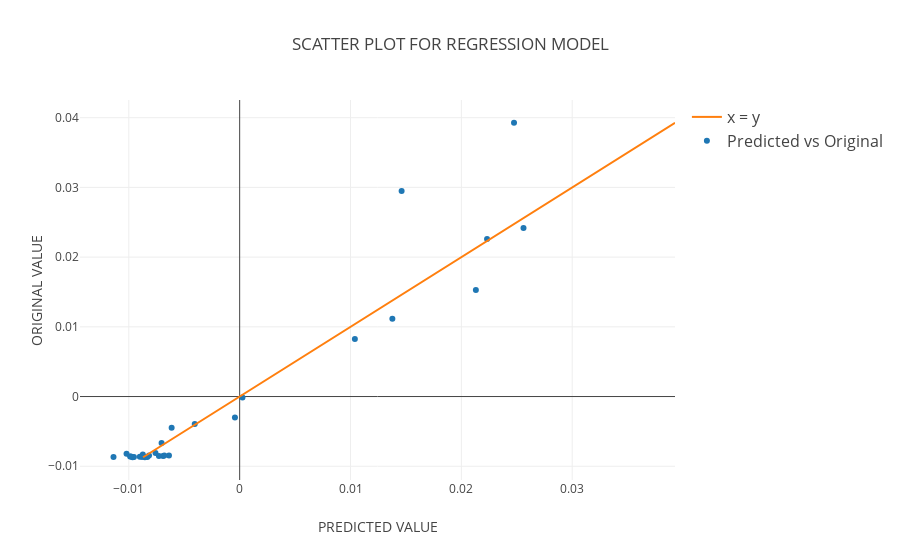

Source (notebook cell):
### Markdown cell above
## REGRESSION MODEL PLOT ##

### Code cell
trace1 = go.Scatter(
    x=reg.predict(X_test),
    y= Y_test,
    mode='markers',
    name = 'Predicted vs Original',
    line=dict(shape='linear')
)
trace2 = go.Scatter(
    x= Y_test,
    y= Y_test,
    mode='lines',
    name = 'x = y',
    line=dict(shape='linear')
)
data = [trace1, trace2]
layout = dict(
    title='SCATTER PLOT FOR REGRESSION MODEL',
    xaxis=dict(
        title='PREDICTED VALUE '
    ),
    yaxis=dict(
        title='ORIGINAL VALUE'
    ),
    legend=dict(
        traceorder='reversed',
        font=dict(size=16)
    )
)
fig = dict(data=data, layout=layout)
plot.iplot(fig, filename='PLANETARY_Regression Model')

### Figure 1 — Plotly figure (JSON) as saved in the notebook; plotly's stock layout.template omitted (floating-point values rounded to 4 significant figures)
{"data": [{"line": {"shape": "linear"}, "mode": "markers", "name": "Predicted vs Original", "type": "scatter", "x": [-0.008328, 0.01378, -0.01021, -0.00954, -0.008802, -0.008551, -0.006137, -0.007044, -0.009656, -0.008735, 0.02475, -0.00901, -0.006911, -0.008801, -0.009884, -0.004053, 0.01461, -0.006377, -0.007594, -0.007282, -0.0004255, 0.02232, 0.0002528, 0.01039, 0.02561, -0.006797, 0.02131, -0.009812, -0.01138, -0.008177], "y": [-0.008675, 0.01115, -0.008217, -0.00868, -0.008643, -0.008698, -0.004463, -0.006651, -0.008709, -0.008322, 0.03927, -0.008648, -0.008521, -0.00863, -0.008599, -0.003926, 0.02947, -0.00847, -0.008091, -0.00853, -0.003003, 0.02261, -0.0001336, 0.00824, 0.02419, -0.008475, 0.01527, -0.008597, -0.008674, -0.008461]}, {"line": {"shape": "linear"}, "mode": "lines", "name": "x = y", "type": "scatter", "x": [-0.008675, 0.01115, -0.008217, -0.00868, -0.008643, -0.008698, -0.004463, -0.006651, -0.008709, -0.008322, 0.03927, -0.008648, -0.008521, -0.00863, -0.008599, -0.003926, 0.02947, -0.00847, -0.008091, -0.00853, -0.003003, 0.02261, -0.0001336, 0.00824, 0.02419, -0.008475, 0.01527, -0.008597, -0.008674, -0.008461], "y": [-0.008675, 0.01115, -0.008217, -0.00868, -0.008643, -0.008698, -0.004463, -0.006651, -0.008709, -0.008322, 0.03927, -0.008648, -0.008521, -0.00863, -0.008599, -0.003926, 0.02947, -0.00847, -0.008091, -0.00853, -0.003003, 0.02261, -0.0001336, 0.00824, 0.02419, -0.008475, 0.01527, -0.008597, -0.008674, -0.008461]}], "layout": {"legend": {"font": {"size": 16}, "traceorder": "reversed"}, "title": "SCATTER PLOT FOR REGRESSION MODEL", "xaxis": {"title": "PREDICTED VALUE "}, "yaxis": {"title": "ORIGINAL VALUE"}}}
